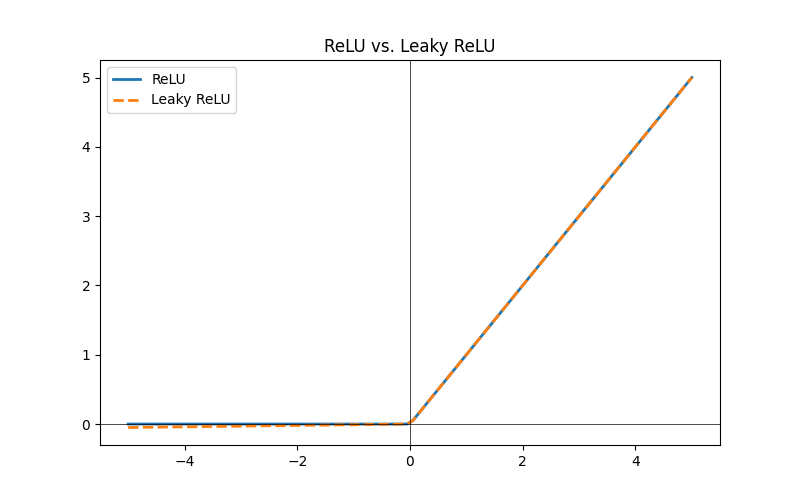

Here is the Python script that generated this plot:
import numpy as np
import matplotlib.pyplot as plt

# Define ReLU and Leaky ReLU functions
def relu(x):
    return np.maximum(0, x)

def leaky_relu(x, alpha=0.01):
    return np.where(x > 0, x, alpha * x)

# Generate input values
x = np.linspace(-5, 5, 100)

# Compute outputs
y_relu = relu(x)
y_leaky_relu = leaky_relu(x)

# Plot the activation functions
plt.figure(figsize=(8, 5))
plt.plot(x, y_relu, label="ReLU", linewidth=2)
plt.plot(x, y_leaky_relu, label="Leaky ReLU", linestyle="dashed", linewidth=2)
plt.axhline(0, color="black", linewidth=0.5)
plt.axvline(0, color="black", linewidth=0.5)
plt.legend()
plt.title("ReLU vs. Leaky ReLU")
plt.savefig("relu.png")
